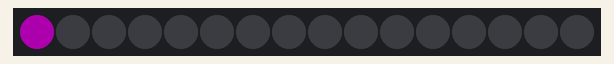
Bench run of a sketch on a simulated Arduino Uno, built with avr-gcc and run on an emulated ATmega328P. On the bench: 16 RGB LEDs in strip order, left to right. Dim RGB values are drawn brighter than linear.

Above: at 0.05 s.
At 3.17 s:
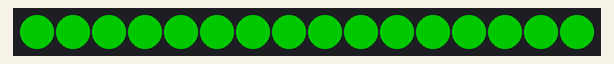
At 9.42 s:
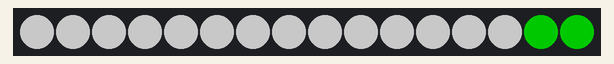
At 19.3 s:
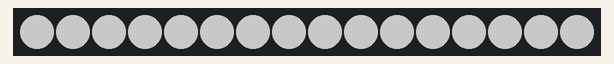
At 30.59 s:
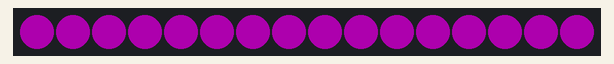
At 39.86 s:
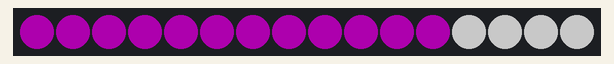

The sketch:

teste_cor.ino
```cpp
#include <Adafruit_NeoPixel.h>

#define PIN            2 // usei o pino 2 para ligar o neopixel

// How many NeoPixels are attached to the Arduino?
#define NUMPIXELS      16 // aqui voce muda pra 16 que é o numero de leds

Adafruit_NeoPixel pixels = Adafruit_NeoPixel(NUMPIXELS, PIN, NEO_GRB + NEO_KHZ800);

int delayval = 100; // delay for half a second

void setup()
{
  pixels.begin(); // This initializes the NeoPixel library.
}

void loop()
{
  /*for(int i=0;i<NUMPIXELS;i++)
  {
    // pixels.Color takes RGB values, from 0,0,0 up to 255,255,255
    pixels.setPixelColor(i, pixels.Color(255,0,0)); // Moderately bright green color.
    pixels.show(); // This sends the updated pixel color to the hardware.
    delay(delayval); // Delay for a period of time (in milliseconds).
  }

  for(int i=0;i<NUMPIXELS;i++)
  {
    // pixels.Color takes RGB values, from 0,0,0 up to 255,255,255
    pixels.setPixelColor(i, pixels.Color(0,255,0)); // Moderately bright green color.
    pixels.show(); // This sends the updated pixel color to the hardware.
    delay(delayval); // Delay for a period of time (in milliseconds).
  }*/

  for(int i=0;i<NUMPIXELS;i++)
  {
    // pixels.Color takes RGB values, from 0,0,0 up to 255,255,255
    pixels.setPixelColor(i, pixels.Color(50,0,50)); // Moderately bright green color.
    pixels.show(); // This sends the updated pixel color to the hardware.
    delay(delayval); // Delay for a period of time (in milliseconds).
  }
  for(int i=0;i<NUMPIXELS;i++)
  {
    // pixels.Color takes RGB values, from 0,0,0 up to 255,255,255
    pixels.setPixelColor(i, pixels.Color(0,100,0)); // Moderately bright green color.
    pixels.show(); // This sends the updated pixel color to the hardware.
    delay(delayval); // Delay for a period of time (in milliseconds).
  }
  for(int i=0;i<NUMPIXELS;i++)
  {
    // pixels.Color takes RGB values, from 0,0,0 up to 255,255,255
    pixels.setPixelColor(i, pixels.Color(100,100,100)); // Moderately bright green color.
    pixels.show(); // This sends the updated pixel color to the hardware.
    delay(delayval); // Delay for a period of time (in milliseconds).
  }
}
```
